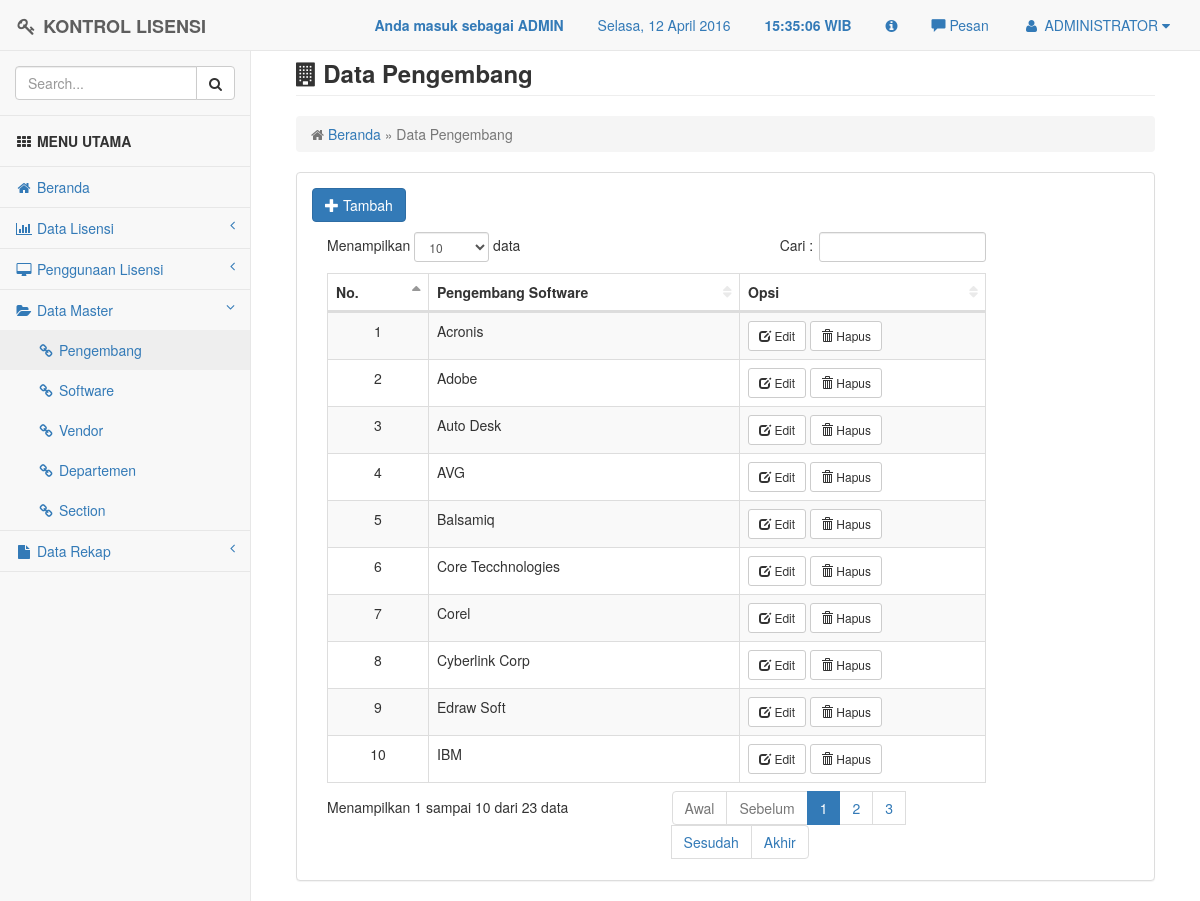
Screenshot of /pengembang/pengembang.php (signed in) with the database file from the repository.
### tables this page shows
CREATE TABLE `t_user` (
  `nama_lengkap` varchar(20) NOT NULL,
  `userid` varchar(20) NOT NULL,
  `password` varchar(100) NOT NULL,
  `level` varchar(10) NOT NULL
);

CREATE TABLE `t_pengembang` (
  `id` int(4) NOT NULL AUTO_INCREMENT,
  `pengembang` varchar(30) NOT NULL,
  PRIMARY KEY (`id`)
);

### pengembang/pengembang.php (the view, shortened to what this page needs)
<?php
include "../config/header.php";
include '../config/config.php';
?>
<div id="page-wrapper">
    <div class="container-fluid">
        <div class="row">
            <div class="col-lg-12">
                <h3 class="page-header"><i class="fa fa-building"></i><strong> Data Pengembang</strong></h3>
                <ol class="breadcrumb">
                    <li class="active">
                        <i class="fa fa-home"></i>
						<a href="../config/index.php" title="Kembali ke Beranda"> Beranda</a> &raquo; Data Pengembang
                    </li>
                </ol>
            </div>
        </div>
        <div class="row">
            <div class="col-lg-12">
                <div class="panel panel-default">
                    <div class="panel-body">
					<p>
					<a href="../pengembang/pengembang_add.php" title="Tambah Data Pengembang" class="btn btn-primary btn-md">
					<span class="glyphicon glyphicon-plus" aria-hidden="true"></span> Tambah</a><br/>
					</p>
					<div class="col-lg-10">
					<table id="table" class="display table table-bordered table-striped table-hover" cellspacing="0" width="100%">
					<thead>
						<tr>
							<th>No.</th>
							<th>Pengembang Software</th>
							<?php
							if ($_SESSION['level'] == "admin"){
							?>
							<th>Opsi</th>
							<?php
							}
							else if ($_SESSION['level'] == "user"){
							}
							?>
						</tr>
					</thead>
					<tbody>
					<?php
						$res = $mysqli->query("SELECT * FROM t_pengembang");
						$no = 1;
						while ($row = $res->fetch_assoc())
						{
					?>
						<tr>
							<td align="center"><?php echo $no; ?></td>
							<td><?php echo $row['pengembang'] ?></td>
							<?php
							if ($_SESSION['level'] == "admin"){
							?>
							<td>
								<a href="../pengembang/pengembang_update.php?id=<?php echo $row['id'] ?>" title="Edit Data Pengembang" class="btn btn-default btn-sm">
								<span class="glyphicon glyphicon-edit" aria-hidden="true"></span>  Edit</a>
								<a href="../pengembang/pengembang_delete.php?id=<?php echo $row['id'] ?>" title="Hapus Data Pengembang" class="btn btn-default btn-sm">
								<span class="glyphicon glyphicon-trash" aria-hidden="true"></span>  Hapus</a>
							</td>
							<?php
							}
							else if ($_SESSION['level'] == "user"){
							}
							?>
						</tr>
						<?php
							$no++;
						}
						?>
					</tbody>
					</table>
					</div>
					</div>
                </div>
            </div>
		</div>
    </div>
</div>
<?php
include "../config/footer.php";
?>

### config/header.php (shortened to what this page needs)
<!DOCTYPE html>
<html>
<head>
    <link href="../assets/plugins/bootstrap/dist/css/bootstrap.min.css" rel="stylesheet">
    <link href="../assets/plugins/metisMenu/dist/metisMenu.min.css" rel="stylesheet">
    <link href="../assets/plugins/datatables-plugins/integration/bootstrap/3/dataTables.bootstrap.css" rel="stylesheet">
    <link href="../assets/plugins/bootstrap/dist/css/bootstrap-datepicker.css" rel="stylesheet">
	<link href="../assets/plugins/validator/css/bootstrapValidator.css" rel="stylesheet" type="text/css" >
	<link href="../assets/css/style.css" rel="stylesheet">
    <link href="../assets/font-awesome/css/font-awesome.min.css" rel="stylesheet" type="text/css">
	<link href="../assets/plugins/chosen/chosen.css" rel="stylesheet">
	<link href="../assets/plugins/fileinput/fileinput.css" rel="stylesheet">
	<link href="../assets/plugins/fancybox/jquery.fancybox.css?v=2.1.5" media="screen" rel="stylesheet" type="text/css" />
</head>
<body>
    <div id="wrapper">
        <nav class="navbar navbar-default navbar-fixed-top" role="navigation" style="margin-bottom: 0">
			<div class="navbar-header">
                <a class="navbar-brand" href="index.html"><i class="fa fa-key fa-fw"></i> <strong>KONTROL LISENSI</strong></a>
            </div>
			<ul class="nav navbar-top-links navbar-right">
				<li class="dropdown">
				<?php
				if ($_SESSION['level'] == "admin"){
				?>
					<a><blink><strong>Anda masuk sebagai ADMIN</strong></blink></a>
                <?php
				}
				else if ($_SESSION['level'] == "user"){
				?>
					<a><blink><strong>Anda masuk sebagai USER</strong></blink></a>
				<?php
				}
				?>
				</li>
				<li class="dropdown"><a><span id="dates"><span id="the-day">Hari, 00 Bulan 0000</span></a></li>
				<li class="dropdown"><a><strong><span id="the-time"> 00:00:00 </span> WIB</strong></span></a></li>
                <li class="dropdown"><a data-toggle="modal" data-target="#myModal" href="#" title="Tentang Kami"><i class="fa fa-info-circle"></i></a></li>
                <li><a id="pesan_sedia" href="#" data-toggle="modal" data-target="#modalpesan"><span class='glyphicon glyphicon-comment'></span>  Pesan</a></li>
				<li class="dropdown">
					<?php
					$aksi = "select * from t_user where userid = '".$_SESSION['userid']."'";
					$hasil = mysql_query($aksi);
					$data = mysql_fetch_array ($hasil);
					?>
                    <a class="dropdown-toggle" data-toggle="dropdown" href="#">
                        <i class="fa fa-user fa-fw"></i> <?php echo $data['nama_lengkap'];?>  <i class="fa fa-caret-down"></i>
                    </a>
				</li>
			</ul>
            <?php
			include "menu.php";
			?>
        </nav>
		<br>

### assets/css/style.css (style rules this page uses)
body { background-color: #f8f8f8; }
#wrapper { width: 100%; }
#page-wrapper { padding: 0 15px; min-height: 568px; background-color: #fff; }
@media (min-width:768px) { #page-wrapper { position: inherit; margin: 0 0 0 250px; padding: 0 30px; border-left: 1px solid #e7e7e7; } }
.navbar-top-links { margin-right: 0; }
.navbar-top-links li { display: inline-block; }
.navbar-top-links li:last-child { margin-right: 15px; }
.navbar-top-links li a { padding: 15px; min-height: 50px; }
table.dataTable thead .sorting, table.dataTable thead .sorting_asc, table.dataTable thead .sorting_desc, table.dataTable thead .sorting_asc_disabled, table.dataTable thead .sorting_desc_disabled { background: 0 0; }
table.dataTable thead .sorting_asc:after { content: "\f0de"; float: right; font-family: fontawesome; }
table.dataTable thead .sorting:after { content: "\f0dc"; float: right; font-family: fontawesome; color: rgba(50,50,50,.5); }

### rows the page displays
t_user: nama_lengkap "ADMINISTRATOR"
t_pengembang: pengembang "Acronis"
t_pengembang: pengembang "Adobe"
t_pengembang: pengembang "Auto Desk"
t_pengembang: pengembang "AVG"
t_pengembang: pengembang "Balsamiq"
t_pengembang: pengembang "Core Tecchnologies"
t_pengembang: pengembang "Corel"
t_pengembang: pengembang "Cyberlink Corp"
t_pengembang: pengembang "Edraw Soft"
t_pengembang: pengembang "IBM"
